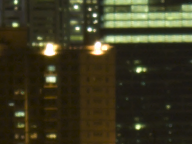
#> input picture libuvccamera/src/main/jni/libjpeg-turbo-1.5.0/testimages/nightshot_iso_100.bmp, 192 x 144 px
$ python -i youzhi.py   (imports and definitions only)
#> lines starting #> are read from the running program, lines starting #| are printed output that depends on the picture; after the words box and inside, x2 and y2 are one past the last pixel; in counts of white or black regions, pixels touching at a corner belong together
import cv2 as cv
import numpy as np
from skimage import measure,color,segmentation
from time import time
import datetime
from java import jclass

def image_processing(path):
    tt1 = time()
    image=cv.imread(path)
#> image is the input picture: shape (144, 192, 3); mean B, G, R 33.8, 57.1, 60.1
    img1 = cv.cvtColor(image,cv.COLOR_BGR2GRAY)
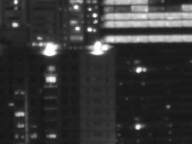
#> img1: shape (144, 192); min 20, max 255, mean 55.3
    th,tw=img1.shape[:2]
#> th = 144; tw = 192
    for i in range (th):
        for j in range (tw):
            if img1[i][j]>200:
                img1[i][j]=255
            else:
                img1[i][j]=0
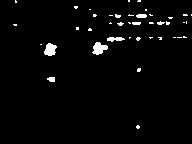
#> img1: shape (144, 192); 2.4% white; 41 white regions (34 under 20 px), largest, box (x1, y1, x2, y2) and area: (92, 42, 108, 55) 129, (44, 43, 57, 56) 119, (107, 37, 125, 42) 61
    # cv.imshow("r0",img1)
    #OpenCV定义的结构元素
    kernel = cv.getStructuringElement(cv.MORPH_ELLIPSE,(2, 2))
    kerne2 = cv.getStructuringElement(cv.MORPH_ELLIPSE,(9, 9))
    #腐蚀图像
    r = cv.erode(img1,kernel)
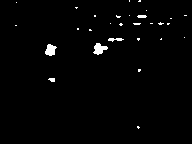
#> r: shape (144, 192); 1.4% white; 29 white regions (24 under 20 px), largest, box (x1, y1, x2, y2) and area: (93, 43, 108, 55) 105, (45, 44, 57, 56) 97, (108, 38, 124, 42) 39, (137, 15, 147, 18) 26, (48, 78, 55, 82) 22
    #膨胀图像
    r = cv.dilate(r,kerne2)
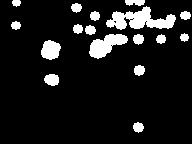
#> r: shape (144, 192); 10.4% white; 17 white regions, largest, box (x1, y1, x2, y2) and area: (106, 6, 176, 30) 884, (89, 34, 128, 59) 541, (41, 40, 61, 60) 297
    number=0
    labels=measure.label(r,connectivity=2)  #2=8连通区域标记 1=4
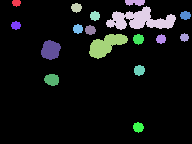
#> labels: shape (144, 192) int64; 18 distinct labels, from 0 to 17; one colour per label, 0 black
    #print('regions number:',labels.max()+1)  #显示连通区域块数(从0开始标记)
    for region in measure.regionprops(labels):
        minr, minc, maxr, maxc = region.bbox#r行=纵坐标 c列=横坐标
        r0=int((minc+maxc)/2);r1=int((minr+maxr)/2)
        rad=max(int((maxr-minr)/2),int((maxc-minc)/2))
        if region.area>15:
          if rad>5:
            cv.circle(image,(r0,r1),rad,(255,0,0),2)
            number+=1
#> this loop made 17 passes
#> (minr, minc, maxr, maxc, r0, r1, rad) on passes 1 to 12: (0, 12, 7, 21, 16, 3, 4), (0, 125, 6, 145, 135, 3, 10), (3, 71, 13, 82, 76, 8, 5), (6, 106, 30, 176, 141, 18, 35), (11, 90, 21, 100, 95, 16, 5), (11, 180, 20, 191, 185, 15, 5), (21, 11, 30, 21, 16, 25, 5), (24, 73, 34, 83, 78, 29, 5), (25, 85, 35, 96, 90, 30, 5), (33, 180, 42, 189, 184, 37, 4), (34, 89, 59, 128, 108, 46, 19), (34, 133, 45, 144, 138, 39, 5)
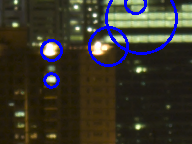
#> image: shape (144, 192, 3); 4.37% of pixels changed, all inside (x1, y1, x2, y2) = (40, 0, 178, 89)
#> after the loop, number = 5
    # print('number=',number)
    tt2 = time()
    tt = tt2 - tt1
    # print('time=%.5f'%tt)
    nowTime=datetime.datetime.now().strftime('%Y-%m-%d %H:%M:%S')#现在
    # [6 lines of commented-out code are left out]
    return {'number':number, 'time':tt, 'this_time':nowTime}

def get_youzhi(path):
    result = image_processing(r''+ path)
    JavaBean = jclass("com.test.pythontest2.pythonToJava.YouZhi")#用自己的包名
    jb = JavaBean()
    jb.setNumber(result['number'])
    jb.setTime(result['time'])
    jb.setThis_time(result['this_time'])
    return jb

>>> result = image_processing('../../../../libuvccamera/src/main/jni/libjpeg-turbo-1.5.0/testimages/nightshot_iso_100.bmp')
#> result = {'number': 5, 'time': 0.0843, 'this_time': '2026-11-21 08:47:37'}
